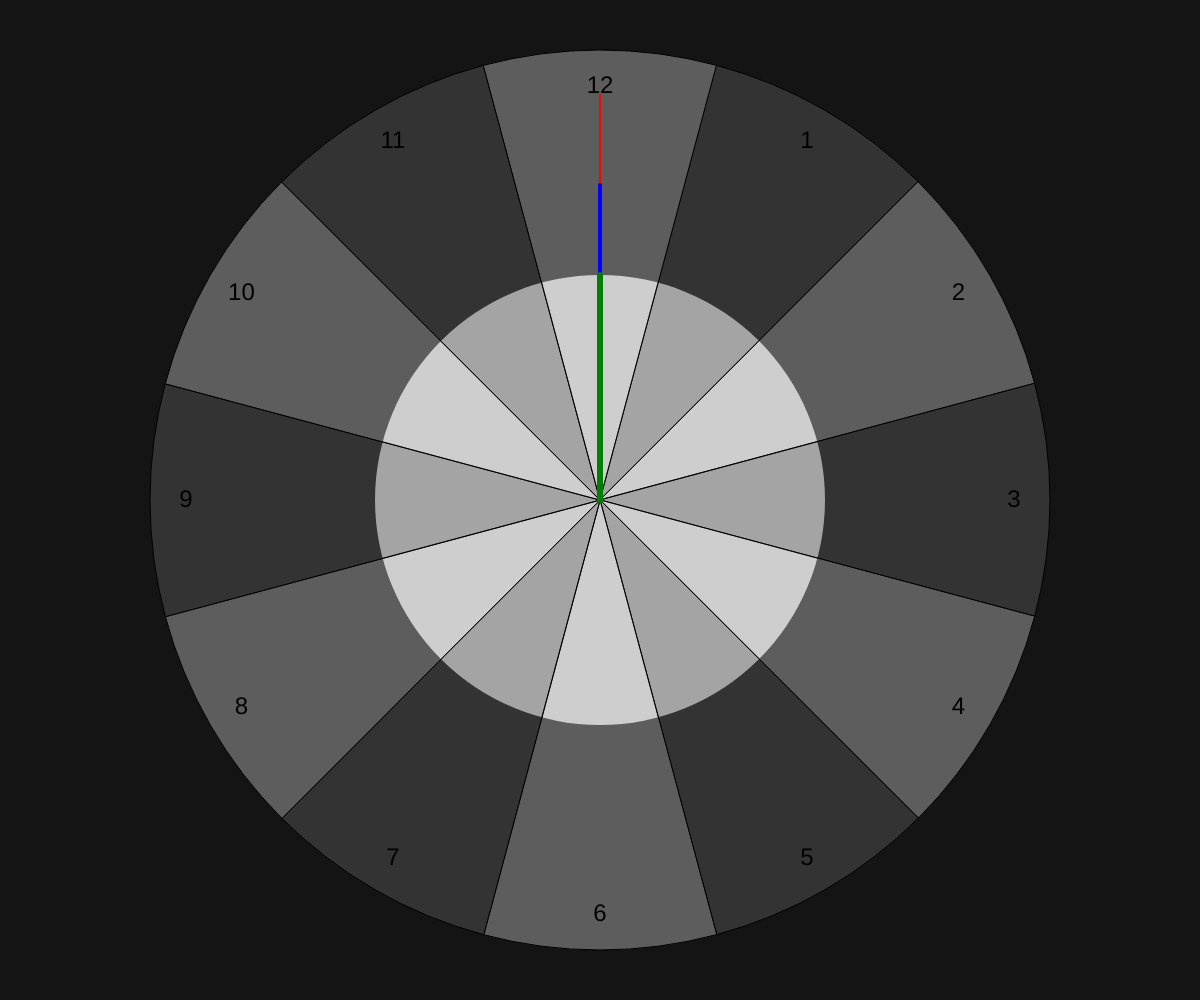
Frame 1 (no input)
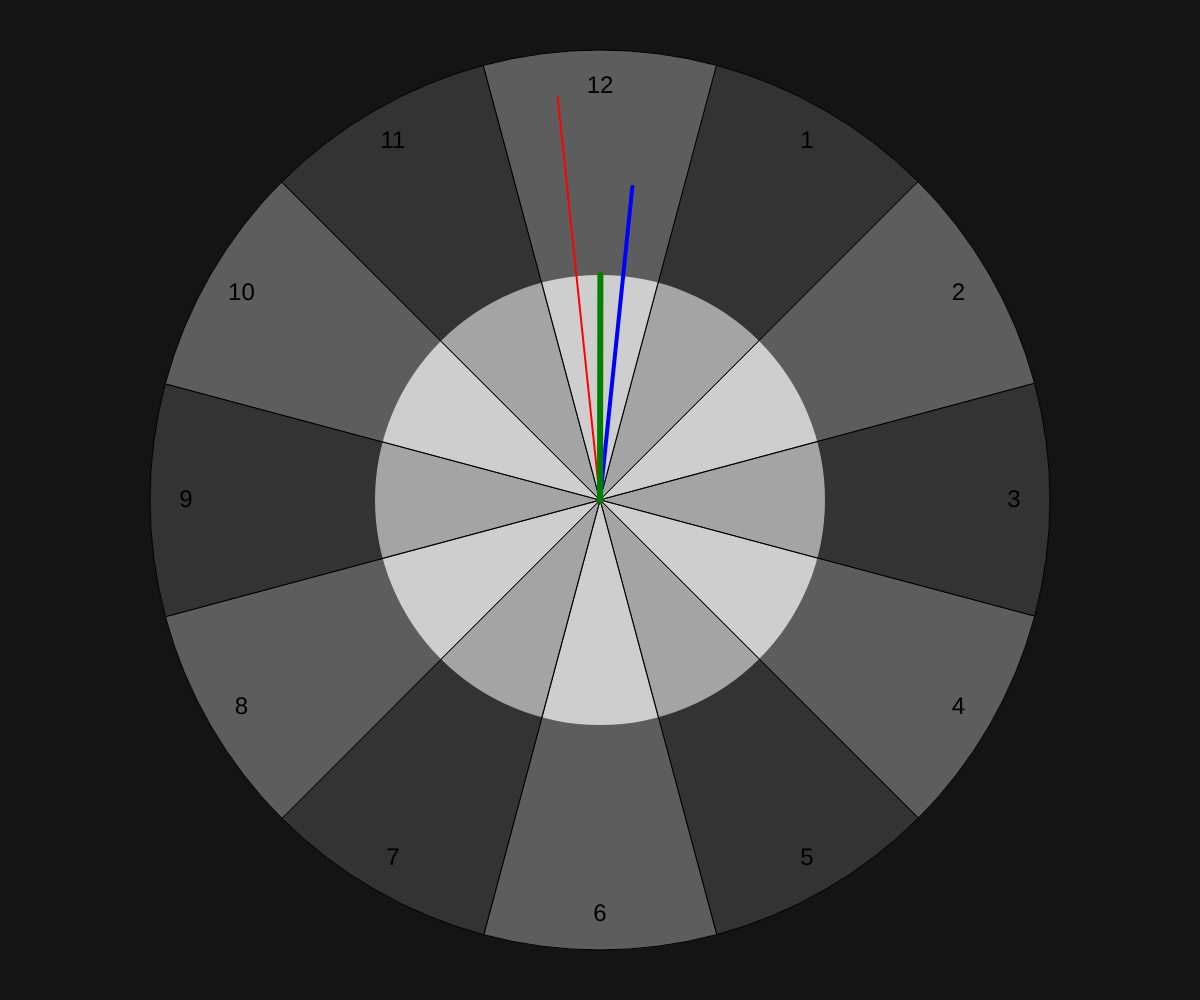
Frame 60 (no input)
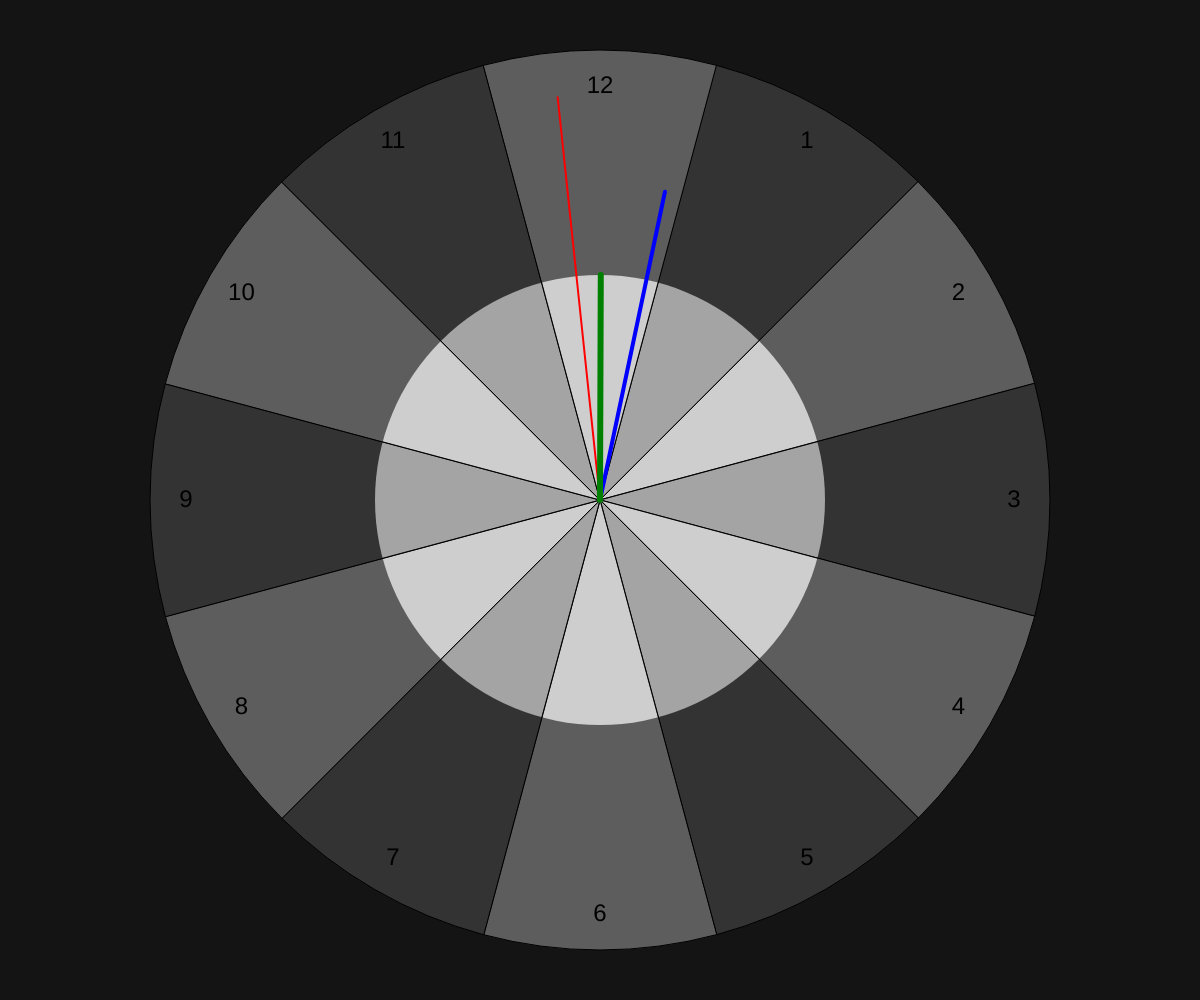
Frame 120 (the mouse pressed at the canvas centre since frame 60)

The p5.js sketch that drew these frames (run headless with seeded random() and noise() and a simulated clock; from frame 60 on, the mouse is pressed at the canvas centre):

// p5.js sketch
// ── sketch.js
let speedSecond, speedMinute, speedHour;
let angleSecond, angleMinute, angleHour;
let cx, cy, radius;

function setup() {
  createCanvas(innerWidth, innerHeight)
  frameRate(60)

  speedSecond = TWO_PI / 60
  speedMinute = speedSecond / 60
  speedHour = speedMinute / 60
  
  angleSecond = 0
  angleMinute = 0
  angleHour = 0

  cx = width / 2
  cy = height / 2
  radius = min(width, height) * 0.45
}

function draw() {
  background(20)

  translate(cx, cy)

  push() 
  noStroke()
  fill(240)
  circle(0, 0, radius) // Clock face
  pop()  

  // arcs and labels for each hour
  for (let a = 0; a < 12; a++) {
    let middle = -PI / 2 + TWO_PI / 12 + a * TWO_PI / 12
    let start  = middle - TWO_PI / 12 / 2
    let end    = middle + TWO_PI / 12 / 2
    
    push()
    a % 2 == 0 ? fill(85, 125) : fill(170, 125)
    arc(0, 0, radius * 2, radius * 2, start, end, PIE)
    pop()

    push()
    let r = radius * 0.92
    textAlign(CENTER, CENTER)
    textSize(24)
    text(a+1, r * cos(middle), r * sin(middle))
    pop()
  }


  push() 
  rotate(angleSecond)
  strokeWeight(2)
  stroke('red')
  line(0, 0, 0, -radius * 0.90) // Second hand
  pop() 

  push() 
  rotate(angleMinute)
  strokeWeight(4)
  stroke('blue')
  line(0, 0, 0, -radius * 0.70) // Minute hand
  pop()  

  push() 
  rotate(angleHour)
  strokeWeight(6)
  stroke('green')
  line(0, 0, 0, -radius * 0.50) // Hour hand
  pop() 

  angleSecond += speedSecond
  angleMinute += speedMinute
  angleHour += speedHour
}
